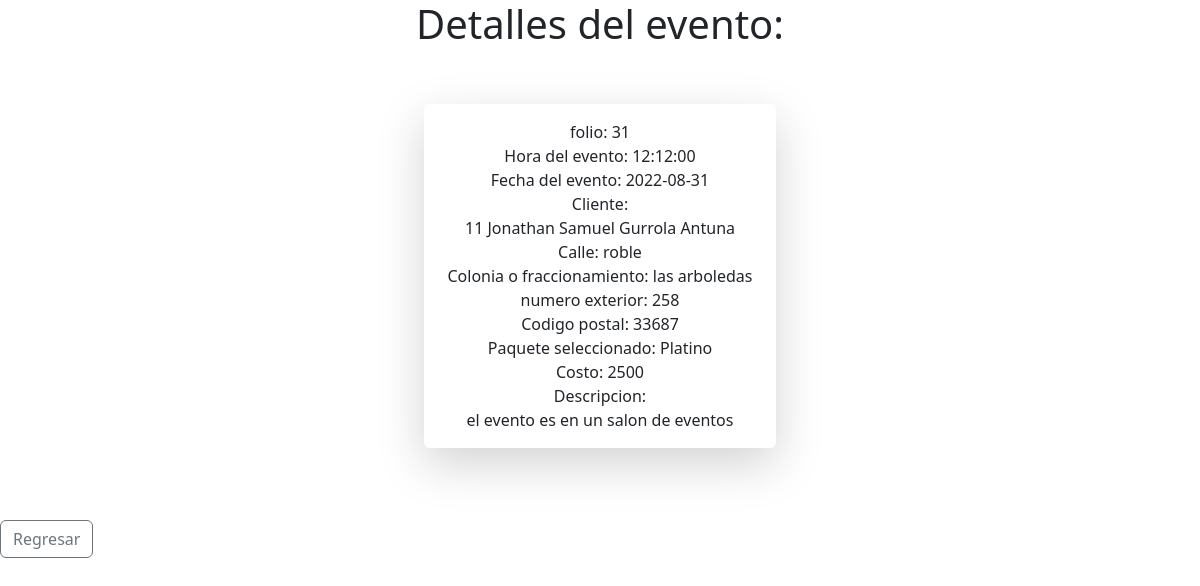
Screenshot of /ver.php?id=31 (signed in) with the database file from the repository.
### tables this page shows
CREATE TABLE `eventos` (
  `id_evento` int(11) NOT NULL,
  `id_clientes` int(11) NOT NULL,
  `id_paq` int(11) NOT NULL,
  `hora` time DEFAULT NULL,
  `fecha` date DEFAULT NULL,
  `descripcion` varchar(50) DEFAULT NULL
);

CREATE TABLE `registro` (
  `cliente` int(11) NOT NULL,
  `nom` varchar(40) NOT NULL,
  `ap1` varchar(40) NOT NULL,
  `ap2` varchar(40) NOT NULL,
  `email2` varchar(50) NOT NULL,
  `tel` varchar(10) NOT NULL,
  `calle2` varchar(50) DEFAULT NULL,
  `colonia` varchar(50) DEFAULT NULL,
  `num` int(11) DEFAULT NULL,
  `cp` int(11) DEFAULT NULL
);

CREATE TABLE `paquetes` (
  `id` int(11) NOT NULL,
  `titulo` varchar(60) NOT NULL,
  `precio` decimal(10,0) NOT NULL,
  `desc1` varchar(120) NOT NULL,
  `desc2` varchar(120) NOT NULL,
  `desc3` varchar(120) NOT NULL,
  `desc4` varchar(120) NOT NULL,
  `desc5` varchar(120) NOT NULL,
  `desc6` varchar(120) NOT NULL,
  `desc7` varchar(120) NOT NULL
);

### ver.php (the view, shortened to what this page needs)
<?php
  $id=$_REQUEST['id'];
  include_once('conexion.php');
 $consulta="select * from eventos join registro on eventos.id_clientes=registro.cliente
                                    join paquetes on paquetes.id=eventos.id_paq
                                    where id_evento='$id' ";
 $resultado=mysqli_query($con,$consulta);
 if($fila=mysqli_fetch_assoc($resultado)){
 }
?>
<!DOCTYPE html>
<html lang="en">
<head>
    <link href="https://cdn.jsdelivr.net/npm/bootstrap@5.2.0/dist/css/bootstrap.min.css" rel="stylesheet">
</head>
<body>
<h1 align="center">Detalles del evento: </h1>
<div class="container p-4 col-md-4">
		<div class="row ">
			<div class="col">
				<div class="shadow-lg p-3 mb-5 mt-4 bg-body rounded">
                <form action="" class="text-center "  >
                <div class="form-group">
                <label>folio: </label>
                <label><?php echo $fila['id_evento']  ?>
                        </div>
						<div class="form-group ">
                        <label>Hora del evento:</label>
    <label><?php echo $fila['hora']  ?></label>
						</div>
                        <div class="form-group ">
                        <label>Fecha del evento:</label>
                <label><?php echo $fila['fecha']  ?></label>
						</div>
                        <div class="form-group ">
						<label>Cliente:</label>
                <label><?php echo $fila['id_clientes']?> <?php echo $fila['nom']?> <?php echo $fila['ap1']?> <?php echo $fila['ap2']?></label>
						</div>
                        <div class="form-group ">
                        <label>Calle: </label>
                  <label><?php echo $fila['calle2'] ?></label>
						</div>
                        <div class="form-group ">
						<label>Colonia o fraccionamiento:</label>
                  <label><?php echo $fila['colonia'] ?></label>
						</div>
                        <div class="form-group ">
						<label>numero exterior:</label>
                <label><?php echo $fila['num'] ?></label>
						</div>
                        <div class="form-group ">
						<label>Codigo postal:</label>
                <label><?php echo $fila['cp'] ?></label>
						</div>
                        <div class="form-group ">
                        <label>Paquete seleccionado:</label>
                <label><?php echo $fila['titulo'] ?></label>
						</div>
                        <div class="form-group ">
						<label>Costo:</label>
                <label><?php echo $fila['precio'] ?></label>
						</div>
                        <div class="form-group ">
						<label>Descripcion:</label>
                <label><?php echo $fila['descripcion'] ?></label>
						</div>
						</form>
                </div>
			</div>
        </div>
    </div>
    <a href="admin_clientes.php" class="btn btn-outline-secondary" class="enlace_menu">Regresar</a>
</body>
</html>

### rows the page displays
eventos: id_evento "31", hora "12:12:00", fecha "2022-08-31", id_clientes "11", id_clientes.nom "Jonathan Samuel", id_clientes.ap1 "Gurrola", id_clientes.ap2 "Antuna", id_clientes.calle2 "roble", id_clientes.colonia "las arboledas", id_clientes.num "258", id_clientes.cp "33687", id_paq.titulo "Platino", id_paq.precio "2500", descripcion "el evento es en un salon de eventos"
